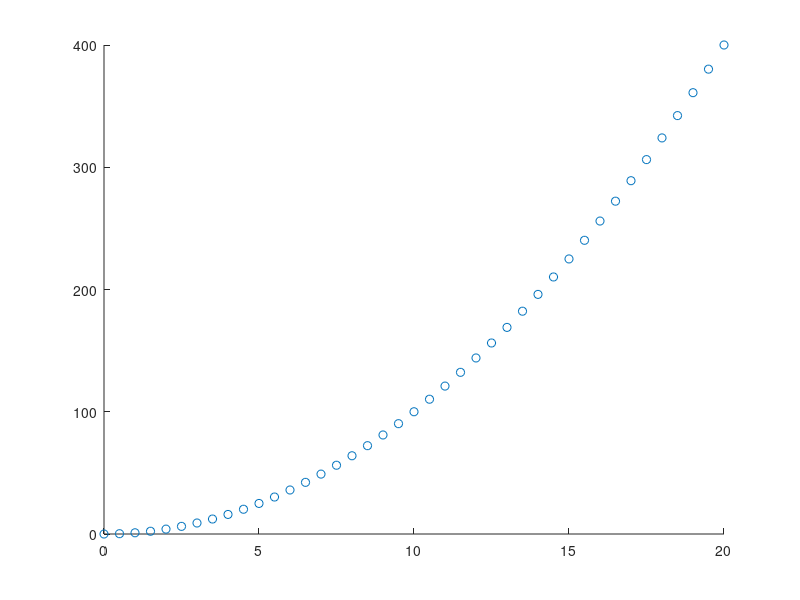

Write the MATLAB code that produced this figure. (Note: this script raises an error after producing the figure.)
%Regerssion 102
clear
x = 0:0.5:20;
y = x.^2;
scatter(x, y)
hold on
%add noise
y_noise = rand(1,size(y,2))*300 - 150;
y_noise = y + y_noise;

x_predict = 0:0.5:20;
mdl = lasso(x', y_noise','Lambda', 0);
%mdl.Coefficients.Estimate %outputs the value of the coefficients
%predict_y = mdl.predict(x_predict');
%scatter(x, y_noise)
%plot(x_predict, predict_y, 'green')
%Fitlm toolbox
%https://www.mathworks.com/help/stats/linear-regression-model-workflow.html

